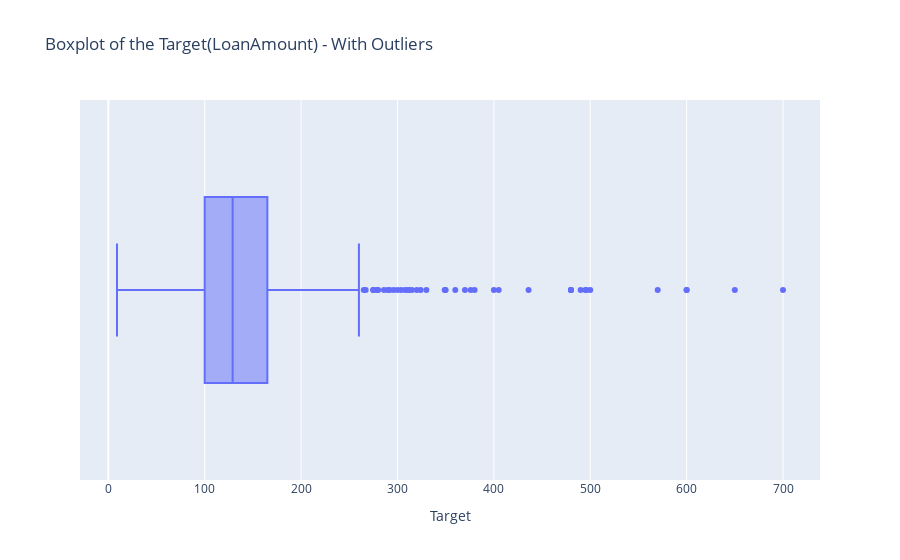

Source (notebook cell):
### Markdown cell above
Outlier treatment:

### Code cell
import matplotlib.pyplot as plt

fig =px.box(
    data_frame = Outlier_table,
    x='LoanAmount',
    orientation ='h',
    title = 'Boxplot of the Target(LoanAmount) - With Outliers'

)
fig.update_layout(xaxis_title='Target')
fig.show()

### Figure 1 — Plotly figure (JSON) as saved in the notebook; plotly's stock layout.template omitted (floating-point values rounded to 4 significant figures; data arrays with more than 128 entries replaced by an {"elided": "..."} marker saying what was removed)
{"data": [{"alignmentgroup": "True", "hovertemplate": "LoanAmount=%{x}<extra></extra>", "legendgroup": "", "marker": {"color": "#636efa"}, "name": "", "notched": false, "offsetgroup": "", "orientation": "h", "showlegend": false, "type": "box", "x": {"elided": "614 float values"}, "x0": " ", "xaxis": "x", "y0": " ", "yaxis": "y"}], "layout": {"boxmode": "group", "legend": {"tracegroupgap": 0}, "title": {"text": "Boxplot of the Target(LoanAmount) - With Outliers"}, "xaxis": {"anchor": "y", "domain": [0, 1], "title": {"text": "Target"}}, "yaxis": {"anchor": "x", "domain": [0, 1]}}}
